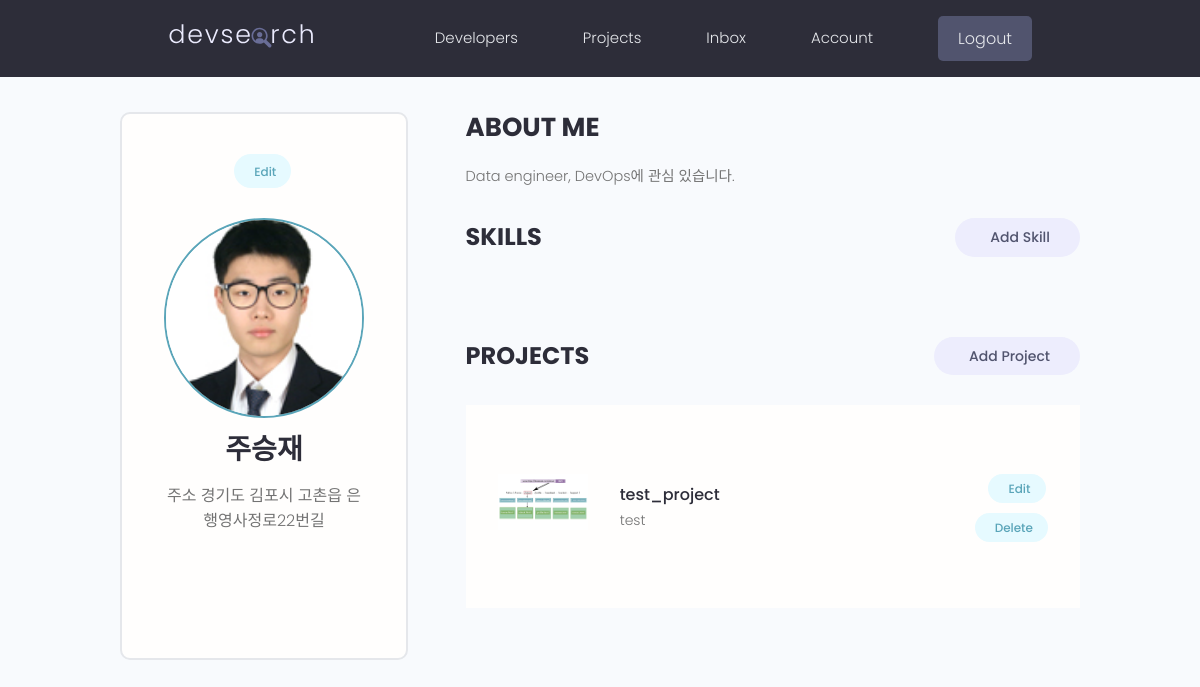
Screenshot of /account/ (signed in) with the database file from the repository.
### users/models.py (models this page shows, shortened)
class Profile(models.Model):
    user = models.OneToOneField(
        User, on_delete=models.CASCADE, null=True, blank=True)
    name = models.CharField(max_length=200, blank=True, null=True)
    email = models.EmailField(max_length=500, blank=True, null=True)
    username = models.CharField(max_length=200, blank=True, null=True)
    location = models.CharField(max_length=200, blank=True, null=True)
    short_intro = models.CharField(max_length=200, blank=True, null=True)
    bio = models.TextField(blank=True, null=True)
    profile_image = models.ImageField(
        null=True, blank=True, upload_to='profiles/', default="profiles/user-default.png")
    social_github = models.CharField(max_length=200, blank=True, null=True)
    social_twitter = models.CharField(max_length=200, blank=True, null=True)
    social_linkedin = models.CharField(max_length=200, blank=True, null=True)
    social_youtube = models.CharField(max_length=200, blank=True, null=True)
    social_website = models.CharField(max_length=200, blank=True, null=True)
    created = models.DateTimeField(auto_now_add=True)
    id = models.UUIDField(default=uuid.uuid4, unique=True,
                          primary_key=True, editable=False)
    class Meta:
        ordering = ['created']
    @property
    def imageURL(self):
        try:
            url = self.profile_image.url
        except:
            url = ''
        return url

### projects/models.py (models this page shows, shortened)
class Project(models.Model):
    owner = models.ForeignKey(
        Profile, null=True, blank=True, on_delete=models.CASCADE)
    title = models.CharField(max_length=200)
    description = models.TextField(null=True, blank=True)
    featured_image = models.ImageField(
        null=True, blank=True, default="default.jpg")
    demo_link = models.CharField(max_length=2000, null=True, blank=True)
    source_link = models.CharField(max_length=2000, null=True, blank=True)
    tags = models.ManyToManyField('Tag', blank=True)
    vote_total = models.IntegerField(default=0, null=True, blank=True)
    vote_ratio = models.IntegerField(default=0, null=True, blank=True)
    created = models.DateTimeField(auto_now_add=True)
    id = models.UUIDField(default=uuid.uuid4, unique=True,
                          primary_key=True, editable=False)
    class Meta:
        ordering = ['-vote_ratio', '-vote_total', 'title']
    @property
    def imageURL(self):
        try:
            url = self.featured_image.url
        except:
            url = ''
        return url

### users/views.py (the view)
# urls.py: path('account/', views.userAccount, name="account"),
@login_required(login_url='login')
def userAccount(request):
    profile = request.user.profile
    skills = profile.skill_set.all()
    projects = profile.project_set.all()
    context = {'profile': profile, 'skills': skills, 'projects': projects}
    return render(request, 'users/account.html', context)

### users/templates/users/account.html (shortened to what this page needs)
{% extends 'main.html' %}
{% block content %}
<main class="settingsPage profile my-md">
  <div class="container">
    <div class="layout">
      <div class="column column--1of3">
        <div class="card text-center">
          <div class="card__body dev">
            <a class="tag tag--pill tag--main settings__btn" href="{% url 'edit-account' %}">
              Edit</a>
            <img class="avatar avatar--xl dev__avatar" src="{{profile.imageURL}}" />
            <h2 class="dev__name">{{profile.name}}</h2>
            <p class="dev__location">주소 {{profile.location}}</p>
            <ul class="dev__social">
            </ul>
          </div>
        </div>
      </div>
      <div class="column column--2of3">
        <div class="devInfo">
          <h3 class="devInfo__title">About Me</h3>
          <p class="devInfo__about">{{profile.bio}}</p>
        </div>
        <div class="settings">
          <h3 class="settings__title">Skills</h3>
          <a class="tag tag--pill tag--sub settings__btn tag--lg" href="{% url 'create-skill' %}"> Add Skill</a>
        </div>
        <div class="settings">
          <h3 class="settings__title">Projects</h3>
          <a class="tag tag--pill tag--sub settings__btn tag--lg" href="{% url 'create-project' %}"> Add Project</a>
        </div>
        <table class="settings__table">
          {% for project in projects %}
          <tr>
            <td class="settings__thumbnail">
              <a href="{% url 'project' project.id %}"><img src="{{project.imageURL}}" alt="Project Thumbnail" /></a>
            </td>
            <td class="settings__tableInfo">
              <a href="{% url 'project' project.id %}">{{project.title}}</a>
              <p>{{project.description|slice:"150"}}</p>
            </td>
            <td class="settings__tableActions">
              <a class="tag tag--pill tag--main settings__btn" href="{% url 'update-project' project.id %}"> Edit</a>
              <a class="tag tag--pill tag--main settings__btn"
                href="{% url 'delete-project'  project.id %}?next=/account">
                Delete</a>
            </td>
          </tr>
          {% endfor %}
        </table>
      </div>
    </div>
  </div>
</main>
{% endblock %}

### static/styles/app.css (style rules this page uses)
:root { --color-sub: #2d2d39; }
.card { border: 2px solid var(--color-light); }
img { width: 100%; }
.profile .card > .dev { padding: 4rem; }
.dev__avatar { display: block; margin: auto; }
.dev__name { color: var(--color-sub); font-size: 2.8rem; font-weight: 700; margin-top: 1rem; margin-bottom: 0.5rem; }
.dev__location { margin-top: 1rem; }
.dev__social { margin: 3rem 0; list-style: none; display: flex; justify-content: center; gap: 1.5rem; }
.devInfo { margin-bottom: 3rem; }
.devInfo__title, .devInfo__subtitle { font-size: 2.6rem; color: var(--color-sub); text-transform: uppercase; font-weight: 700; margin-bottom: 1.5rem; }
.devInfo__about, .devSkill__info { font-size: 1.45rem; line-height: 1.7; text-align: justify; }
.settingsPage .dev > .settings__btn { display: inline-block; margin-bottom: 3rem; }
.settings { display: flex; justify-content: space-between; align-items: center; }
.settings__title { font-size: 2.4rem; text-transform: uppercase; font-weight: 700; color: var(--color-sub); }
.settings__table { margin-top: 3rem; margin-bottom: 5rem; padding: 0 3rem; background: var(--color-white); }
.settings__table tr { width: 100%; }
.settings__table tr > td { padding: 2rem 0; }
.settings__thumbnail { width: 23%; min-width: 10rem; }
.settings__thumbnail img { padding-right: 3rem; height: 15rem; object-fit: contain; }
.settings__tableInfo { width: 100%; }
.settings__tableInfo h4, .settings__tableInfo a { padding-right: 1rem; width: auto; font-size: 1.6rem; font-weight: 500; color: var(--color-sub); }
.settings__tableInfo p { font-size: 1.4rem; }
.settings__tableActions { text-align: right; }

### static/uikit/styles/modules/_variables.css (style rules this page uses)
:root { --color-main: #5aa5b9; --color-main-light: #e6faff; --color-sub: #3f4156; --color-sub-light: #51546e; --color-sub-lighter: #ededfd; --color-text: #737373; --color-gray: #8b8b8b; --color-light: #e5e7eb; --color-light-gray: #767676; --color-bg: #f8fafd; --color-white: #fffefd; --color-white-light: #f3f3f3; --color-success: #359e64; --color-success-bg: #def8e8; --color-error: #fc4b0b; --color-error-bg: #fff2ee; --font-base: 'Poppins', arial, helvetica, 'Segoe UI', roboto, ubuntu, sans-serif; --font-monospace: 'Fira Code', 'Courier New', courier, monospace; --font-regular: 300; --font-medium: 500; --font-bold: 700; --generic-shadow: 1px 1px 5px #00000010; --generic-transition: all 0.3s ease-in-out; }

### static/uikit/styles/modules/_base.css (style rules this page uses)
* { margin: 0; padding: 0; box-sizing: border-box; text-rendering: optimizeLegibility; color: inherit; font-size: inherit; }
html { font-size: 50%; }
@media only screen and (min-width: 480px) { html { font-size: 56.25%; } }
@media only screen and (min-width: 1200px) { html { font-size: 62.5%; } }
body { line-height: 1.6; font-weight: 400; font-size: 1.5rem; color: var(--color-text); background-color: var(--color-bg); min-height: 100vh; }

### static/uikit/styles/modules/_typography.css (style rules this page uses)
* { font-family: var(--font-base); }
h2 { font-size: 3.6rem; font-weight: var(--font-bold); }
h3 { font-size: 3.2rem; font-weight: var(--font-medium); }
p, span, strong { font-size: 1.6rem; color: var(--color-text); font-weight: var(--font-regular); }
a { padding-bottom: 2px; text-decoration: none; display: inline-block; color: var(--color-main); font-weight: var(--font-medium); }

### static/uikit/styles/modules/_utilities.css (style rules this page uses)
.container { width: 92%; max-width: 165rem; margin: 0 auto; box-sizing: border-box; }
@media screen and (min-width: 1000px) { .container { width: 90%; } }
@media screen and (min-width: 1200px) { .container { width: 80%; } }
.text-center { text-align: center; }
.my-md { margin: 3rem auto; }

### static/uikit/styles/modules/_avatar.css (style rules this page uses)
.avatar { border-radius: 50%; border: 2px solid var(--color-main); object-fit: cover; }
.avatar--xl { height: 20rem; width: 20rem; }

### static/uikit/styles/modules/_card.css (style rules this page uses)
.card { border-radius: 1rem; background-color: var(--color-white); border: 1.5px solid var(--color-light); width: auto; height: auto; margin-top: 0.5rem; margin-bottom: 0.5rem; overflow: hidden; }
.card__body, .card__header { padding: 2rem 2.5rem; }

### static/uikit/styles/modules/_layout.css (style rules this page uses)
.layout { display: flex; flex-flow: row wrap; justify-content: space-between; }
.layout > .column { margin-bottom: 3rem; }
.layout > .column.column--1of3 { flex-basis: 30%; }
.layout > .column.column--2of3 { flex-basis: 64%; }

### rows the page displays
Profile: imageURL (picture), name "주승재", location "경기도 김포시 고촌읍 은행영사정로22번길", bio "Data engineer, DevOps에 관심 있습니다."
Project: imageURL (picture), title "test_project", description "test"
